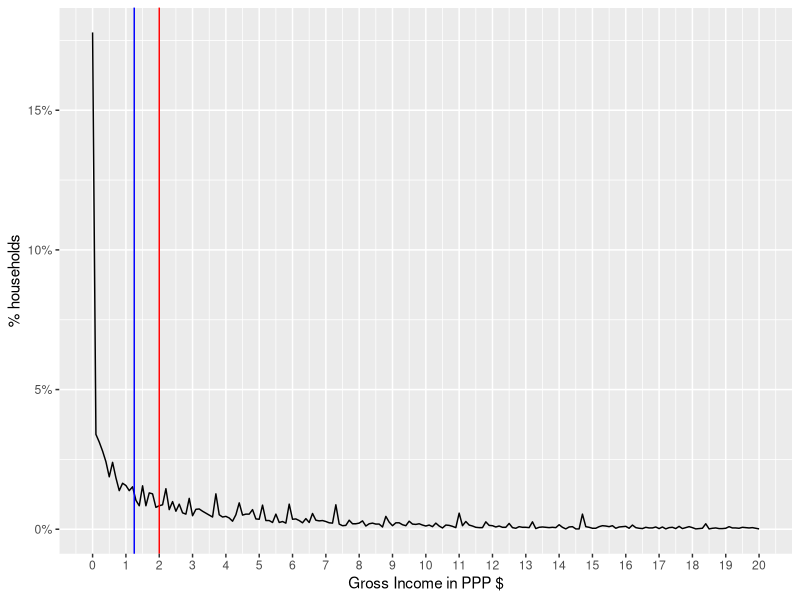
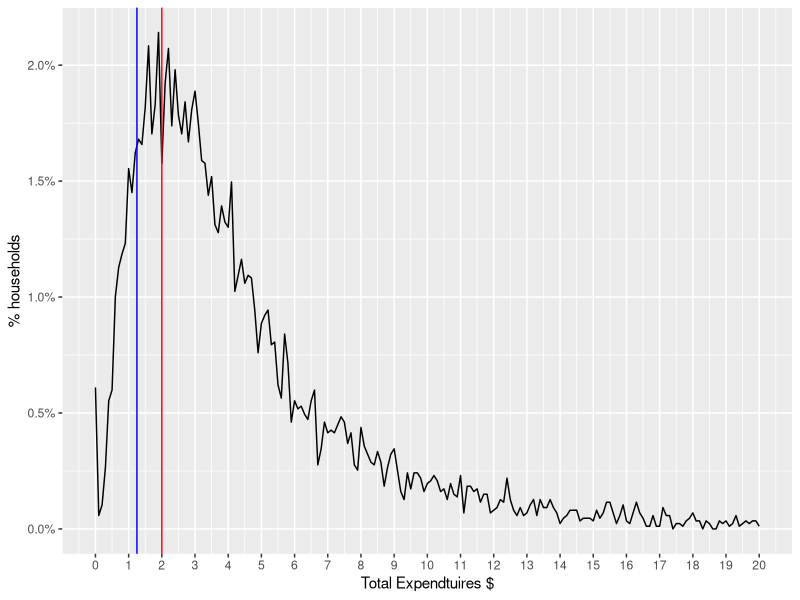
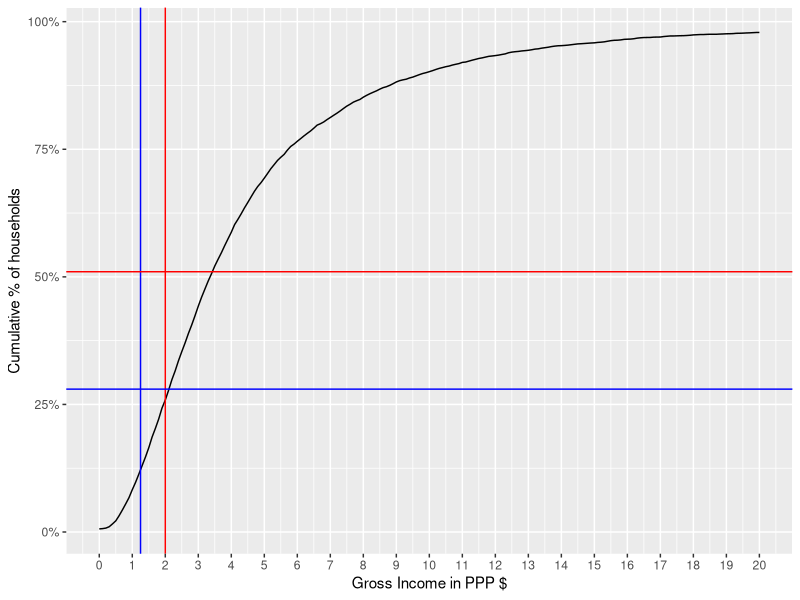
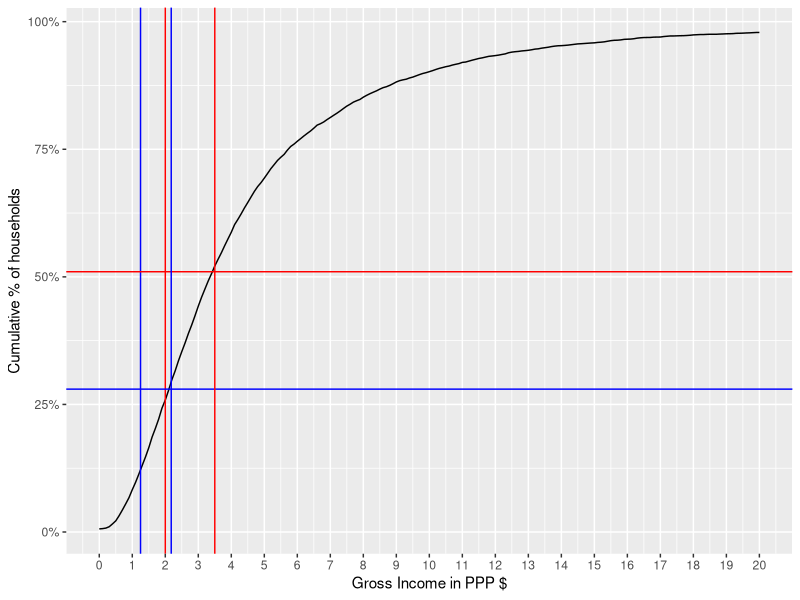
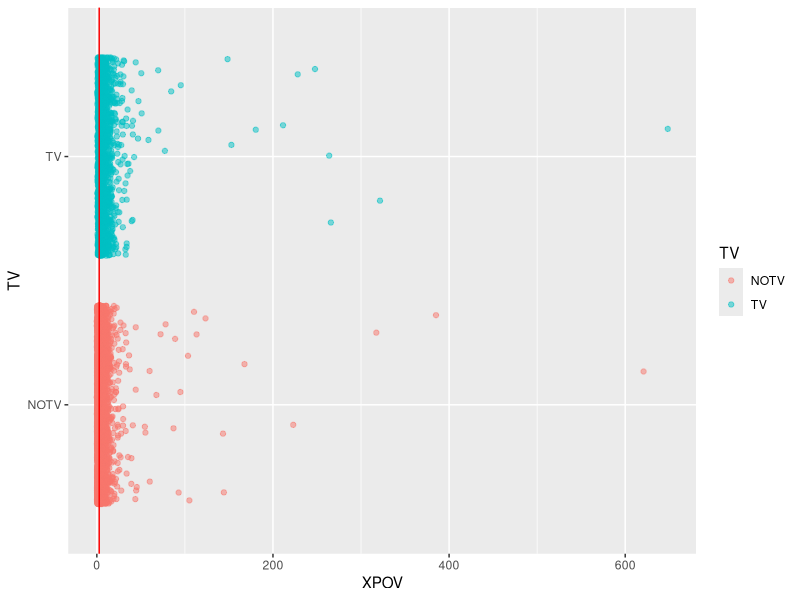
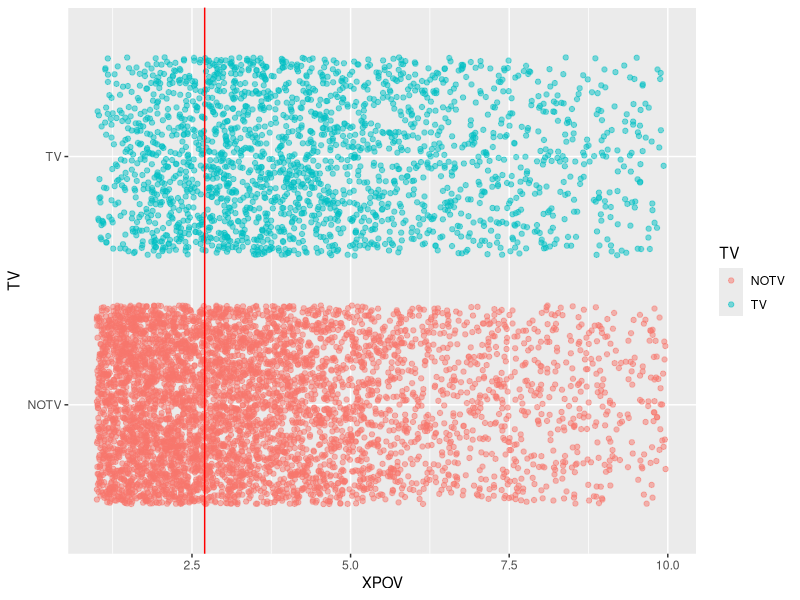

These charts were generated, in order, by the following R code: (Note: this script raises an error after producing the figures.)
## ---- chunk 1

library('foreign')
# We'll assume having Ghana/Ethiopia data in the directory
household = read.dta('GHA_2006_GLSS_v01_M_v01_A_SHIP_Stata8/GHA_2005_H.dta')
expenses = read.dta('GHA_2006_GLSS_v01_M_v01_A_SHIP_Stata8/GHA_2005_E.dta')
individuals = read.dta('GHA_2006_GLSS_v01_M_v01_A_SHIP_Stata8/GHA_2005_I.dta')


#household = read.dta('ETH_2004_HICES_v01_M_v01_A_SHIP_Stata8/ETH_2004_H_P.dta')
#expenses = read.dta('ETH_2004_HICES_v01_M_v01_A_SHIP_Stata8/ETH_2004_E_P.dta')
#individuals = read.dta('ETH_2004_HICES_v01_M_v01_A_SHIP_Stata8/ETH_2004_I_P.dta')

#ETH_2000_HICES_v01_M_v01_A_SHIP_Stata8

#household = read.dta('ETH_2000_HICES_v01_M_v01_A_SHIP_Stata8/ETH_2000_H_P.dta')
#expenses = read.dta('ETH_2000_HICES_v01_M_v01_A_SHIP_Stata8/ETH_2000_E_P.dta')
#individuals = read.dta('ETH_2000_HICES_v01_M_v01_A_SHIP_Stata8/ETH_2000_I_P.dta')
## ---- chunk 2
household$INC_TOT_G_PPP_DAILY = household$INC_TOT_G / expenses$PPP2005[1] / 365

household$XPOV = household$INC_TOT_G_PPP_DAILY
## ---- chunk 3
library(ggplot2)
library(scales)
distPlot = ggplot(household, aes(x=XPOV, nrow=nrow(household), y=..count.. / nrow)) +
geom_line(stat='bin', binwidth=0.1) + scale_y_continuous(labels = percent_format()) + 
geom_vline(xintercept=2.0, color='red') + geom_vline(xintercept=1.25, color='blue')

distPlot + scale_x_continuous(limits=c(0, 20), breaks=0:20)  + labs(x='Gross Income in PPP $', y='% households')
## ---- chunk 4
sum(household$INC_TOT_G_PPP_DAILY == 0.0) / nrow(household)
## ---- chunk 5

# EXPENDTIURES
if('PCEXPDR_PPP' %in% names(household)){ # for Ghana
  #household$XPOV = household$PCEXP / expenses$PPP2005 / 365
  household$XPOV = household$PCEXPDR_PPP / 365

}else{ # for  Ethiopia
  household$XPOV = household$PCEXP_PPP / 365
}

distPlot = ggplot(household, aes(x=XPOV, nrow=nrow(household), y=..count.. / nrow)) +
geom_line(stat='bin', binwidth=0.1) + scale_y_continuous(labels = percent_format()) + 
geom_vline(xintercept=2.0, color='red') + geom_vline(xintercept=1.25, color='blue')
distPlot + scale_x_continuous(limits=c(0, 20), breaks=0:20)  + labs(x='Total Expendtuires $', y='% households')
## ---- chunk 6
sum(household$XPOV == 0.0) / nrow(household)
## ---- chunk 7
distPlot + aes(y=cumsum(..count..)/nrow) + scale_x_continuous(limits=c(0, 20), breaks=0:20)  +
labs(x='Gross Income in PPP $', y='Cumulative % of households') +
geom_hline(yintercept=0.51, color='red') + 
geom_hline(yintercept=0.28, color='blue')
## ---- chunk 8
# VISUAL ROUGH CALCULATION (just multiplied the hlines by a factor)
distPlot + aes(y=cumsum(..count..)/nrow) + scale_x_continuous(limits=c(0, 20), breaks=0:20)  +
labs(x='Gross Income in PPP $', y='Cumulative % of households') +
geom_hline(yintercept=0.51, color='red') + 
geom_hline(yintercept=0.28, color='blue') + 
geom_vline(xintercept=3.5, color='red') + geom_vline(xintercept=2.18, color='blue')
## ---- chunk 9
household$poor = factor(household$XPOV < 3.5)
# for households levels
table(household$poor)
sum(household$poor == TRUE, na.rm=T) / nrow(household)
## ---- chunk 10
# for individuals levels
sum(household$poor == T * household$HHSIZE, na.rm=T) / sum(household$HHSIZE)
## ---- chunk 11
household$poor = factor(household$XPOV < 2.7)
# for households levels
table(household$poor)
sum(household$poor == T, na.rm=T) / nrow(household)
sum(household$poor == T * household$HHSIZE, na.rm=T) / sum(household$HHSIZE)
## ---- chunk 12
# the default levels are 'YES', 'NO', let's change them to make the table more readble
levels(household$TV) = c('NOTV', 'TV')
table(household$poor, household$TV)
## ---- chunk 13
tv_xpov = ggplot(subset(household, !is.na(TV)), aes(y=TV, x=XPOV, col=TV)) +
geom_point(alpha=0.5, position=position_jitter(0.05)) + geom_vline(xintercept=2.7, color='red')
tv_xpov
## ---- chunk 14
tv_xpov + scale_x_continuous(limits=c(1,10)) 
## ---- chunk 15
library(caTools) # for sampling
set.seed(2000) # to ensure consistent runs
split = sample.split(household$poor, SplitRatio=0.7)

train.household = subset(household, split)
test.household = subset(household, !split)

# you can use '.' to refer to all variable or . - VAR1 - VAR2 to exclude some variables
logit1 = glm(poor ~ TV + TOILET, data=train.household, family=binomial)
summary(logit1)
## ---- chunk 16
logit1.poor.prediction = predict(logit1, newdata=test.household, type="response")
head(logit1.poor.prediction)
## ---- chunk 17
table(prediction=logit1.poor.prediction > 0.5, reference = test.household$poor)

# or you can use the more polished way of confusionMatrix in caret library

library(caret)
library(e1071)

confusionMatrix(logit1.poor.prediction > 0.5, test.household$poor)
## ---- chunk 18
library(ROCR)

logit1.ROCRpred = prediction(logit1.poor.prediction, test.household$poor) # prediction object

perf = performance(logit1.ROCRpred, 'tpr', 'fpr')
rocplot = function(perf){
  qplot(perf@x.values[[1]], perf@y.values[[1]], geom='line') + labs(x=perf@x.name, y=perf@y.name, title=perf@alpha.name) # plot ROC
}
rocplot(perf)
## ---- chunk 19
# this way you can get auc, precision, recall as values or as plots where the 
# the x axis is the cutoff and the xaxis is the metric. 
# to get the area under the curve
as.numeric(performance(logit1.ROCRpred, 'auc')@y.values)

# in helpers.R
drawPrecisionRecall(logit1.ROCRpred)
## ---- chunk 20
logit2 = glm(poor ~ WALLS + FLOOR + WATER + OWNHOUSE + ROOMS + ROOF, data=train.household, family=binomial) 
logit2.poor.prediction = predict(logit2, newdata=test.household, type="response")

logit2.ROCRpred = prediction(logit2.poor.prediction, test.household$poor) # prediction object
drawPrecisionRecall(logit2.ROCRpred)

confusionMatrix(logit2.poor.prediction > 0.4, test.household$poor)


logit1.auc = performance(logit1.ROCRpred, 'auc')
logit2.auc = performance(logit2.ROCRpred, 'auc')
logit1.auc@y.values[[1]]
logit2.auc@y.values[[1]]

logit1.tpr.fpr = performance(logit1.ROCRpred, 'tpr', 'fpr')
logit2.tpr.fpr = performance(logit2.ROCRpred, 'tpr', 'fpr')

# not the cleanest way, but will make generating graphs for exploring much much better
df1 = data.frame(logit1.x = logit1.tpr.fpr@x.values[[1]], logit1.y = logit1.tpr.fpr@y.values[[1]])
df2 = data.frame(logit2.x = logit2.tpr.fpr@x.values[[1]], logit2.y = logit2.tpr.fpr@y.values[[1]])
ggplot(df1, aes(x = logit1.x, y=logit1.y)) +
  geom_line() +
  geom_line(data=df2, aes(logit2.x, logit2.y), color='red') +
  labs(title="Comparison between logit1 and logit2", x='False Positive Rate', y='True Positive Rate')
## ---- chunk 21
compareTwoModels(logit1, logit2, test.data=test.household, dep.var='poor',
                 model1.name='logit1', model2.name='logit2')
## ---- chunk 22
  summary(logit2)
## ---- chunk 23
library(randomForest)
# note in randomForests, NA values must be imputed or totally ignored 
#forest1 = randomForest(poor ~ HHSEX + HHAGEY + HHMARST + HHEDLEV + HHEMSTAT + HHEMTYPE  + OWNHOUSE+ ROOMS + GARBDISP + TOILET + WALLS +  SEWMACH + STOVE + RADIO + TV + AGLAND +  OTHLNDOW, data=train.household, nodesize=25, ntree=200)

forest1 = randomForest(poor ~ WALLS + FLOOR + WATER + OWNHOUSE + ROOMS + ROOF, data=train.household, nodesize=25, ntree=200)

# random forest models output TRUE or FALSE directly for classification. The models
# knew that it is a classification problem because the column poor is a factor. To
# Treat as response, make the poor column logical

# The predict function works here as well (there is an alias for each algorithm)
forest1.poor.prediction = predict(forest1, newdata=test.household)
confusionMatrix(forest1.poor.prediction, test.household$poor)
## ---- chunk 24
library(plyr)


all_info = ddply(individuals, .(HID), function(x){ 
                c(
                  sum(x$AGEY < 6) / x[1,]$HHSIZE, 
                  sum(x$AGEY < 6) / x[1,]$HHSIZE, 
                  sum(x$AGEY < 6) / x[1,]$HHSIZE,
                  sum(x$SEX == 'Female') / x[1,]$HHSIZE,
                  sum(x$LITERACY == 'Cannot read or write')
                )
                 })
names(all_info) = c('HID', 'UND6RAT', 'UND15RAT', 'UND21RAT', 'FEMRAT', 'LITRAT')
extra.household = merge(all_info, household, by='HID')
## ---- chunk 25
train.extra.household = extra.household[split, ]
test.extra.household = extra.household[!split, ]

forest1 = randomForest(poor ~ WALLS + FLOOR + WATER + OWNHOUSE + ROOMS + ROOF, data=train.extra.household) 

forest2 = randomForest(poor ~ UND6RAT + FEMRAT + WALLS + FLOOR + WATER + OWNHOUSE + ROOMS + ROOF, data=train.extra.household) 
logit3 = glm(poor ~ UND6RAT + FEMRAT + WALLS + FLOOR + WATER + OWNHOUSE + ROOMS + ROOF, data=train.extra.household, family=binomial) 

## ---- chunk 26
library('mice')
povCols = c('HHSEX', 'HHAGEY', 'HHMARST', 'HHEDLEV', 'HHEMTYPE', 'OWNHOUSE',  'ROOMS', 'GARBDISP', 'TOILET', 'WALLS', 'SEWMACH', 'STOVE', 'RADIO', 'TV', 'AGLAND', 'OTHLNDOW', 'poor')

subset.household = household[, povCols]

subset.train.household  = subset(subset.household, split)
subset.test.household  = subset(subset.household, !split)

logit4 = glm(poor ~ ., subset.train.household, family=binomial)

# takes a lot of time, not worth it
imputed.household = complete(mice(household[, povCols]))
# imputed.household = household

imputed.train.household = subset(imputed.household, split)
imputed.test.household = subset(imputed.household, !split)

logit4 = glm(poor ~ ., imputed.train.household, family=binomial)
confusionMatrix(logit4)
## ---- chunk 27
library(kernlab)
svm1 = ksvm(poor ~ WALLS + FLOOR + WATER + OWNHOUSE + ROOMS + ROOF, data=train.extra.household)
svm1.predictions = predict(svm1, test.extra.household)
confusionMatrix(svm1.predictions, test.extra.household$poor)
## ---- chunk 28
library(rpart)
## ---- chunk 29
fitControl = trainControl(method='cv', number=10)
cartGrid = expand.grid(.cp=(1:50)*0.01)
#train(poor ~ WALLS + TOILET + TV, data=train.household, method='rpart', trControl=fitControl, tuneGrid=cartGrid)
